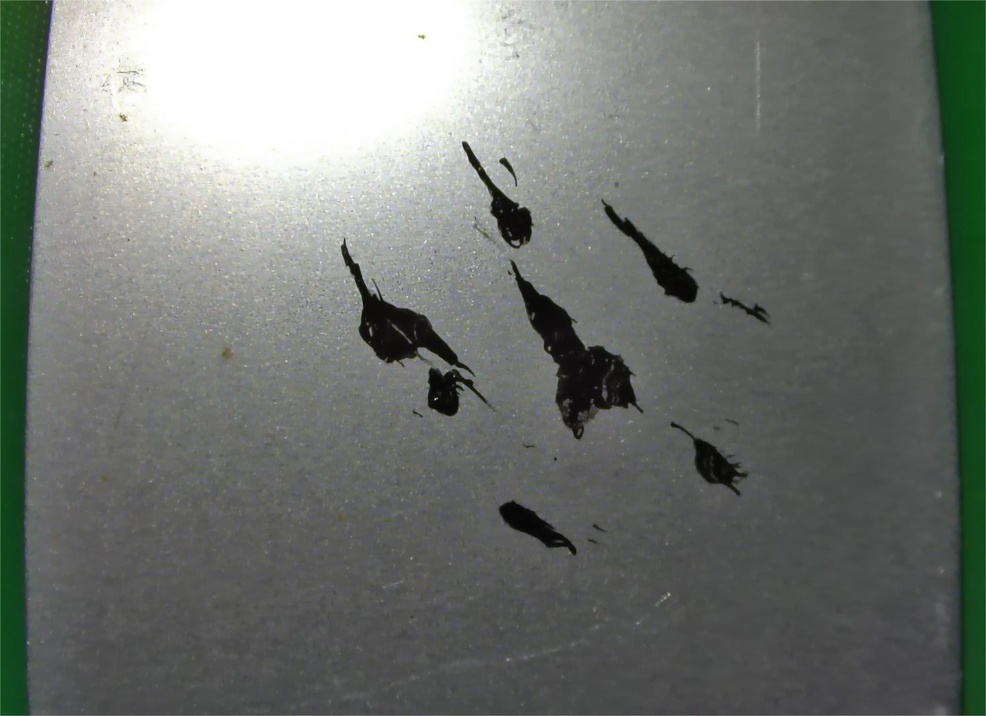
#> input picture data/raw/WIN_20221209_09_48_26_Pro.jpg, 986 x 716 px, shrunk from 1473 x 1070 before the run
$ python -i '新建 文本文档.py'   (imports and definitions only)
#> lines starting #> are read from the running program, lines starting #| are printed output that depends on the picture; after the words box and inside, x2 and y2 are one past the last pixel; in counts of white or black regions, pixels touching at a corner belong together
import cv2
import numpy as np
from skimage.feature import graycomatrix, graycoprops

def preprocess_pipeline(img_path):
    # 六步预处理流水线
#> called with img_path = 'data/raw/WIN_20221209_09_48_26_Pro.jpg'
    img = cv2.imread(img_path)
#> img is the input picture: shape (716, 986, 3); mean B, G, R 112.2, 117, 112.5
    gray = cv2.cvtColor(img, cv2.COLOR_BGR2GRAY)          # 灰度化
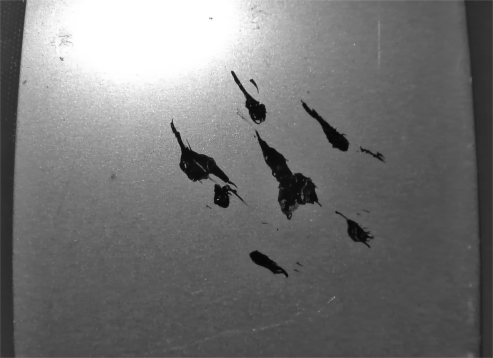
#> gray: shape (716, 986) (shown at 1/2 size); min 4, max 255, mean 115.1
    blur = cv2.GaussianBlur(gray, (5,5), sigmaX=0)         # 高斯滤波
    clahe = cv2.createCLAHE(clipLimit=2.0)
    img_clahe = clahe.apply(blur)                          # CLAHE增强
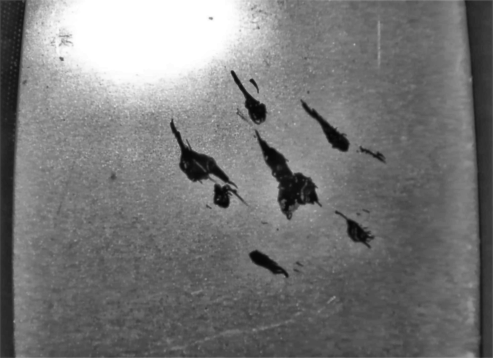
#> img_clahe: shape (716, 986) (shown at 1/2 size); min 4, max 255, mean 119.3
    _, thresh = cv2.threshold(img_clahe,0,255,cv2.THRESH_BINARY+cv2.THRESH_OTSU) # Otsu分割
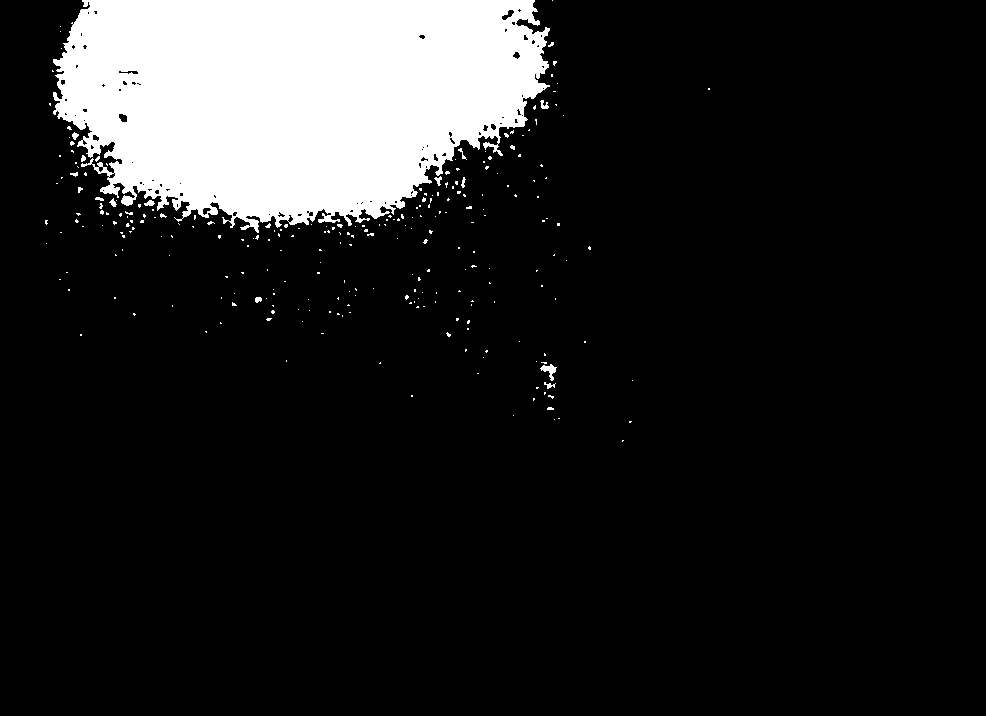
#> thresh: shape (716, 986); 12.8% white; 265 white regions (250 under 20 px), largest, box (x1, y1, x2, y2) and area: (53, 0, 550, 233) 88302, (540, 364, 557, 381) 120, (540, 100, 549, 109) 47
    kernel = np.ones((3,3),np.uint8)
    morph = cv2.morphologyEx(thresh, cv2.MORPH_CLOSE, kernel) #形态学开闭
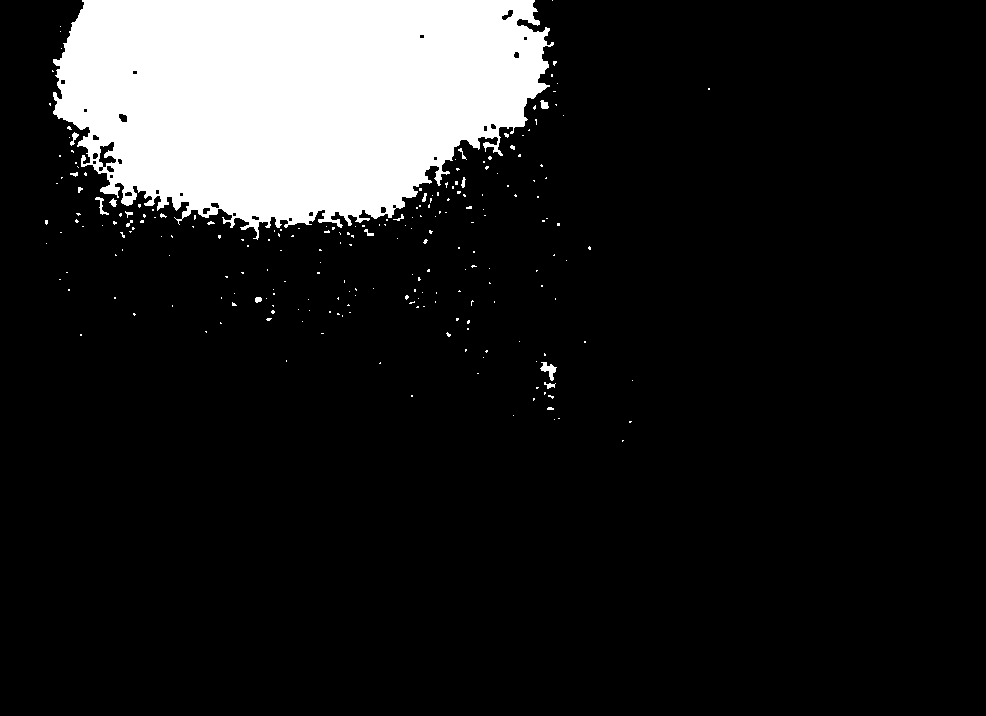
#> morph: shape (716, 986); 12.9% white; 232 white regions (215 under 20 px), largest, box (x1, y1, x2, y2) and area: (53, 0, 554, 240) 89393, (540, 362, 557, 381) 142, (95, 197, 109, 215) 73
    edges = cv2.Canny(morph, 50,150)                       # Canny边缘
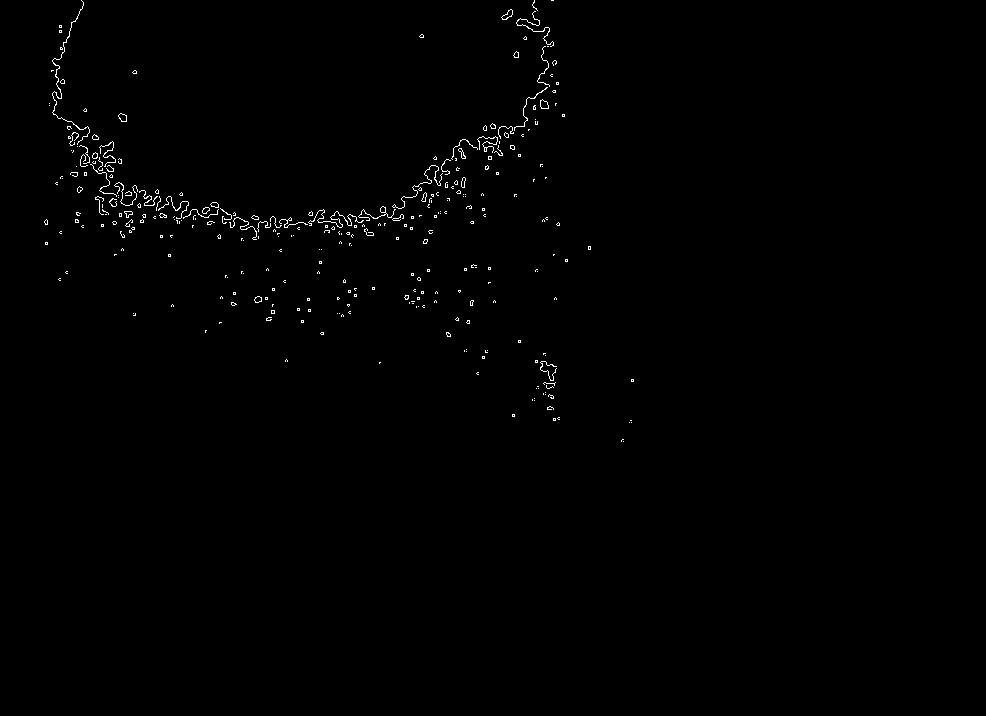
#> edges: shape (716, 986); 0.57% white in thin lines or dots, all inside (x1, y1, x2, y2) = (44, 0, 634, 442)
    return gray, edges

# [19 lines left out: function extract_features, not called in this run]

>>> result = preprocess_pipeline('data/raw/WIN_20221209_09_48_26_Pro.jpg')

$ run again, on data/raw/WIN_20221209_09_48_40_Pro.jpg
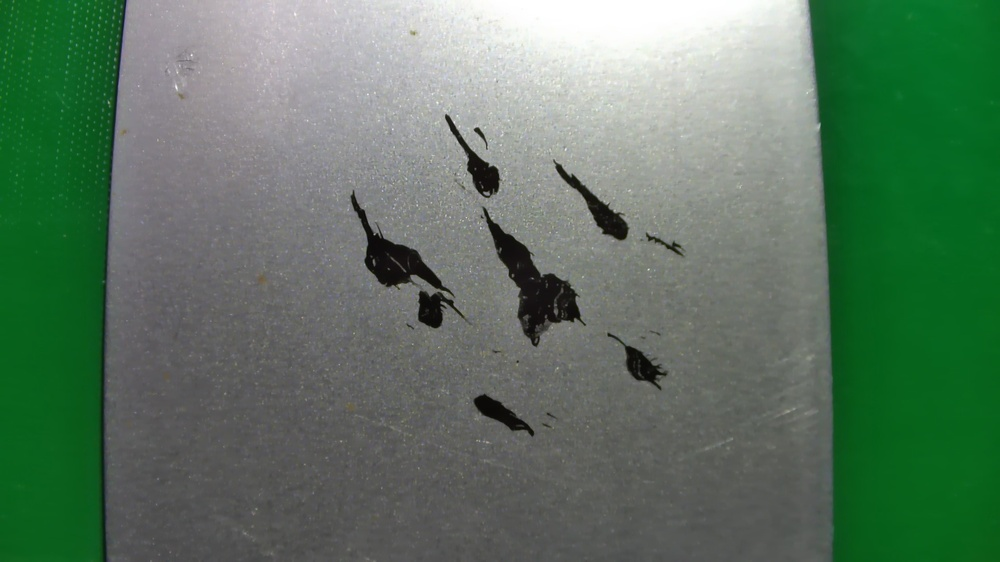
#> input picture data/raw/WIN_20221209_09_48_40_Pro.jpg, 1000 x 562 px, shrunk from 1920 x 1080 before the run
#> in preprocess_pipeline, img is the input picture: shape (562, 1000, 3); mean B, G, R 97.7, 118, 92
#> in preprocess_pipeline, `_, thresh = cv2.threshold(img_clahe,0,255,cv2.THRESH_BINARY+cv2.THRESH..`:
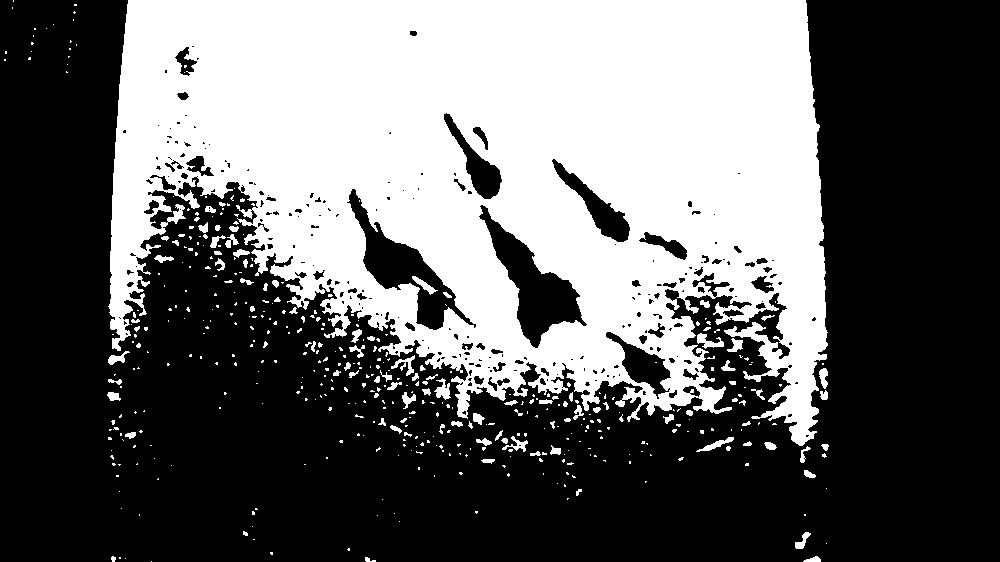
#> thresh: shape (562, 1000); 39.6% white; 471 white regions (372 under 20 px), largest, box (x1, y1, x2, y2) and area: (108, 0, 828, 446) 214612, (697, 333, 724, 349) 204, (434, 378, 451, 400) 194
#> morph: shape (562, 1000); 40.1% white; 381 white regions (295 under 20 px), largest, box (x1, y1, x2, y2) and area: (108, 0, 828, 446) 218697, (501, 436, 528, 452) 213, (434, 378, 451, 400) 205
#> in preprocess_pipeline, `edges = cv2.Canny(morph, 50,150)`:
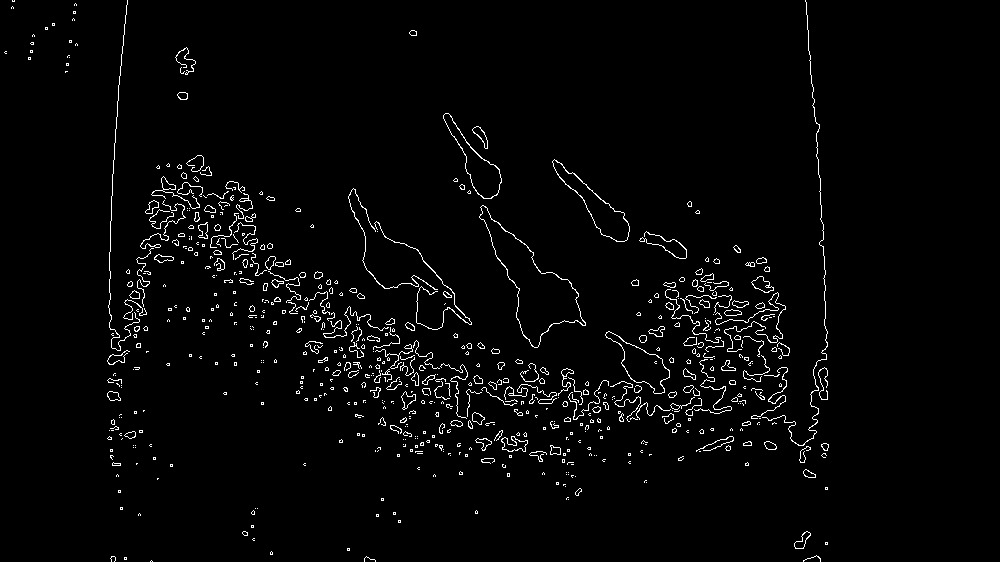
#> edges: shape (562, 1000); 2.5% white in thin lines or dots, all inside (x1, y1, x2, y2) = (4, 0, 829, 562)

$ run again, on data/raw/WIN_20221209_09_48_45_Pro.jpg
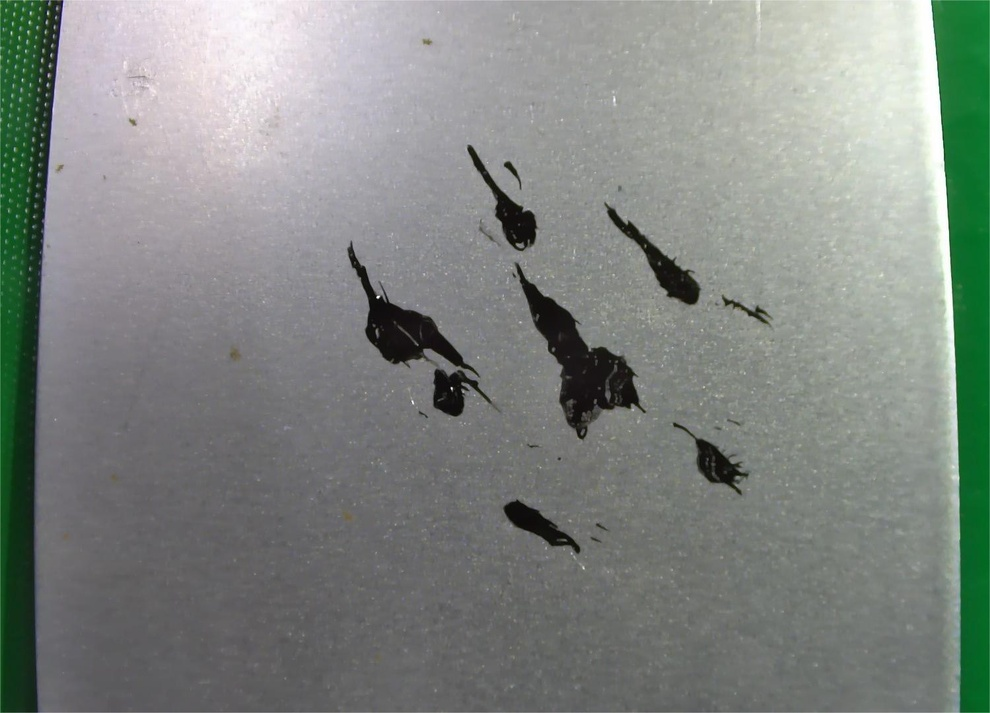
#> input picture data/raw/WIN_20221209_09_48_45_Pro.jpg, 990 x 713 px, shrunk from 1499 x 1080 before the run
#> in preprocess_pipeline, img is the input picture: shape (713, 990, 3); mean B, G, R 129.7, 134.4, 128.5
#> in preprocess_pipeline, `_, thresh = cv2.threshold(img_clahe,0,255,cv2.THRESH_BINARY+cv2.THRESH..`:
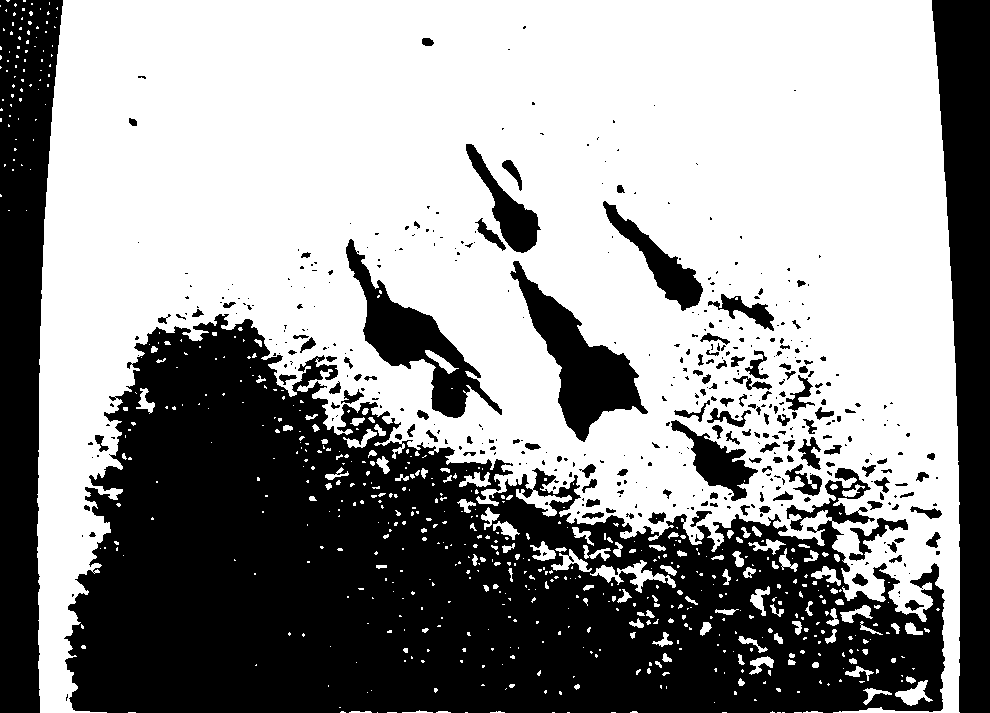
#> thresh: shape (713, 990); 58.8% white; 435 black regions (296 under 20 px), largest, box (x1, y1, x2, y2) and area: (64, 314, 945, 713) 197597, (0, 0, 63, 713) 30712, (932, 0, 990, 713) 27293
#> morph: shape (713, 990); 59.4% white; 226 black regions (93 under 20 px), largest, box (x1, y1, x2, y2) and area: (66, 314, 945, 713) 194516, (0, 0, 63, 713) 30705, (932, 0, 990, 713) 27293
#> in preprocess_pipeline, `edges = cv2.Canny(morph, 50,150)`:
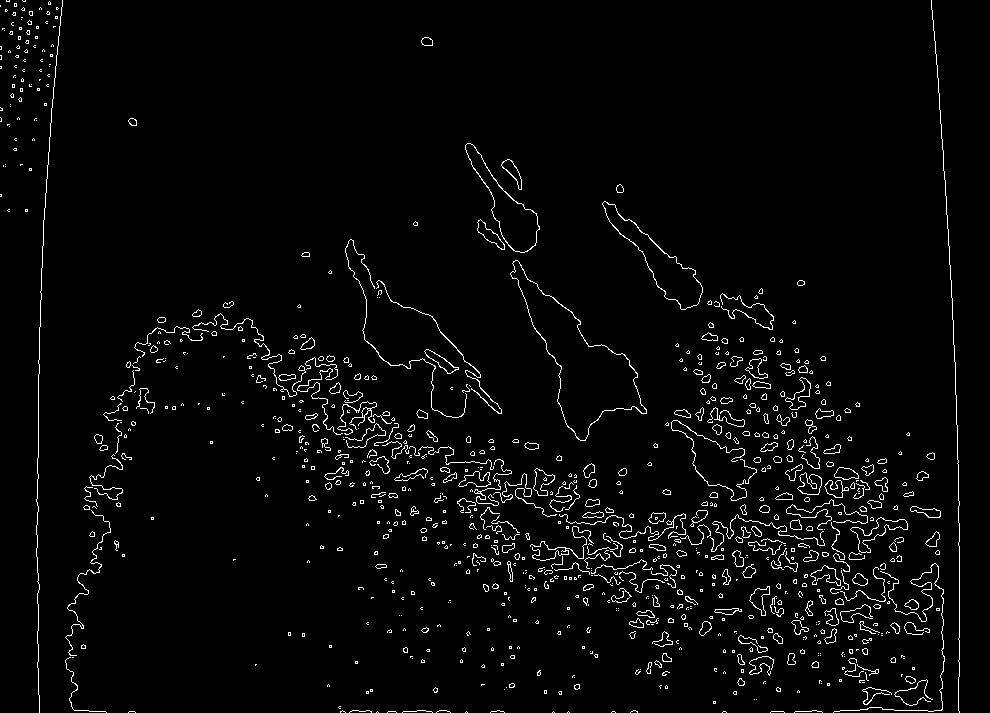
#> edges: shape (713, 990); 3% white in thin lines or dots
